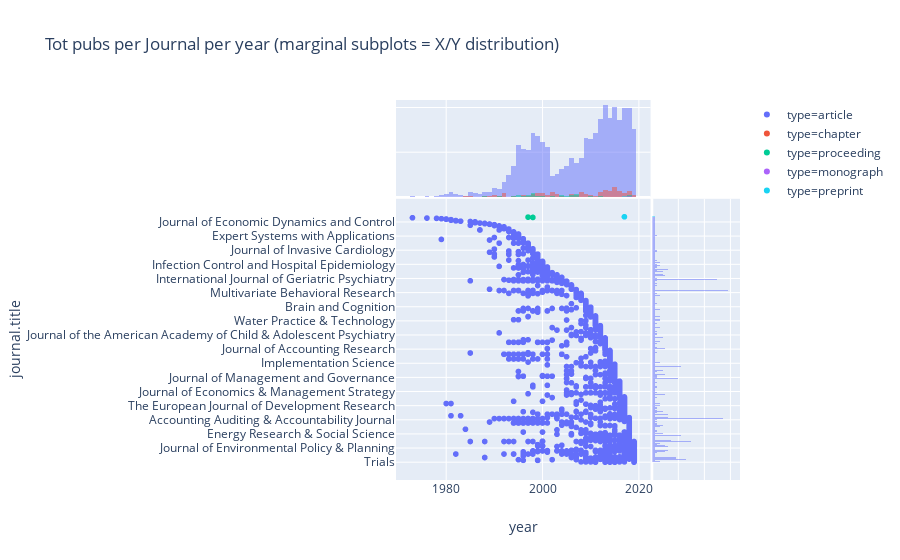

The cell this chart's notebook holds for it:
### Markdown cell above
## More details: distributions of pubs per Journals, Years and Type

### Code cell
px.scatter(df, x="year", y="journal.title", color="type", marginal_x="histogram", marginal_y="histogram", height=900, title="Tot pubs per Journal per year (marginal subplots = X/Y distribution)")

### Figure 1 — Plotly figure (JSON) as saved in the notebook; plotly's stock layout.template omitted (floating-point values rounded to 4 significant figures; data arrays with more than 128 entries replaced by an {"elided": "..."} marker saying what was removed)
{"data": [{"hoverlabel": {"namelength": 0}, "hovertemplate": "type=article<br>year=%{x}<br>journal.title=%{y}", "legendgroup": "type=article", "marker": {"color": "#636efa", "symbol": "circle"}, "mode": "markers", "name": "type=article", "showlegend": true, "type": "scattergl", "uid": "778d183a-7f0f-44f5-8783-ef6cee20dd83", "x": {"elided": "1740 int values"}, "xaxis": "x", "y": {"elided": "1740 str values"}, "yaxis": "y"}, {"alignmentgroup": "True", "bingroup": "x", "hoverlabel": {"namelength": 0}, "hovertemplate": "type=article<br>year=%{x}<br>count=%{y}", "legendgroup": "type=article", "marker": {"color": "#636efa"}, "name": "type=article", "offsetgroup": "type=article", "opacity": 0.5, "showlegend": false, "type": "histogram", "uid": "0cf266ca-2b1b-457c-8b66-5802e950a276", "x": {"elided": "1740 int values"}, "xaxis": "x", "yaxis": "y2"}, {"alignmentgroup": "True", "bingroup": "y", "hoverlabel": {"namelength": 0}, "hovertemplate": "type=article<br>journal.title=%{y}<br>count=%{x}", "legendgroup": "type=article", "marker": {"color": "#636efa"}, "name": "type=article", "offsetgroup": "type=article", "opacity": 0.5, "showlegend": false, "type": "histogram", "uid": "9de08feb-8893-4d52-906c-135c8a35a4c4", "xaxis": "x2", "y": {"elided": "1740 str values"}, "yaxis": "y"}, {"hoverlabel": {"namelength": 0}, "hovertemplate": "type=chapter<br>year=%{x}<br>journal.title=%{y}", "legendgroup": "type=chapter", "marker": {"color": "#EF553B", "symbol": "circle"}, "mode": "markers", "name": "type=chapter", "showlegend": true, "type": "scattergl", "uid": "ccf32f5f-4ccf-40d5-b828-94da20b0e2be", "x": [2019, 2019, 2018, 2018, 2018, 2018, 2018, 2018, 2018, 2017, 2017, 2017, 2017, 2016, 2016, 2016, 2016, 2016, 2016, 2016, 2015, 2015, 2015, 2015, 2015, 2015, 2015, 2015, 2015, 2015, 2015, 2014, 2014, 2014, 2014, 2014, 2014, 2014, 2013, 2013, 2013, 2013, 2013, 2013, 2013, 2013, 2012, 2012, 2012, 2012, 2012, 2012, 2011, 2010, 2010, 2009, 2009, 2009, 2008, 2008, 2008, 2008, 2008, 2007, 2007, 2006, 2006, 2006, 2004, 2003, 2003, 2003, 2002, 2002, 2002, 2002, 2002, 2001, 2001, 2000, 2000, 2000, 2000, 1999, 1999, 1999, 1999, 1998, 1998, 1998, 1997, 1996, 1996, 1994, 1992, 1992, 1992, 1992, 1991, 1990, 1990, 1989, 1988, 1985, 1984], "xaxis": "x", "y": [null, null, null, null, null, null, null, null, null, null, null, null, null, null, null, null, null, null, null, null, null, null, null, null, null, null, null, null, null, null, null, null, null, null, null, null, null, null, null, null, null, null, null, null, null, null, null, null, null, null, null, null, null, null, null, null, null, null, null, null, null, null, null, null, null, null, null, null, null, null, null, null, null, null, null, null, null, null, null, null, null, null, null, null, null, null, null, null, null, null, null, null, null, null, null, null, null, null, null, null, null, null, null, null, null], "yaxis": "y"}, {"alignmentgroup": "True", "bingroup": "x", "hoverlabel": {"namelength": 0}, "hovertemplate": "type=chapter<br>year=%{x}<br>count=%{y}", "legendgroup": "type=chapter", "marker": {"color": "#EF553B"}, "name": "type=chapter", "offsetgroup": "type=chapter", "opacity": 0.5, "showlegend": false, "type": "histogram", "uid": "415190b0-bee6-4d76-8f9d-880cc83b5acb", "x": [2019, 2019, 2018, 2018, 2018, 2018, 2018, 2018, 2018, 2017, 2017, 2017, 2017, 2016, 2016, 2016, 2016, 2016, 2016, 2016, 2015, 2015, 2015, 2015, 2015, 2015, 2015, 2015, 2015, 2015, 2015, 2014, 2014, 2014, 2014, 2014, 2014, 2014, 2013, 2013, 2013, 2013, 2013, 2013, 2013, 2013, 2012, 2012, 2012, 2012, 2012, 2012, 2011, 2010, 2010, 2009, 2009, 2009, 2008, 2008, 2008, 2008, 2008, 2007, 2007, 2006, 2006, 2006, 2004, 2003, 2003, 2003, 2002, 2002, 2002, 2002, 2002, 2001, 2001, 2000, 2000, 2000, 2000, 1999, 1999, 1999, 1999, 1998, 1998, 1998, 1997, 1996, 1996, 1994, 1992, 1992, 1992, 1992, 1991, 1990, 1990, 1989, 1988, 1985, 1984], "xaxis": "x", "yaxis": "y2"}, {"alignmentgroup": "True", "bingroup": "y", "hoverlabel": {"namelength": 0}, "hovertemplate": "type=chapter<br>journal.title=%{y}<br>count=%{x}", "legendgroup": "type=chapter", "marker": {"color": "#EF553B"}, "name": "type=chapter", "offsetgroup": "type=chapter", "opacity": 0.5, "showlegend": false, "type": "histogram", "uid": "7b9fb6a9-e2a5-4942-bcda-eeab8af160f3", "xaxis": "x2", "y": [null, null, null, null, null, null, null, null, null, null, null, null, null, null, null, null, null, null, null, null, null, null, null, null, null, null, null, null, null, null, null, null, null, null, null, null, null, null, null, null, null, null, null, null, null, null, null, null, null, null, null, null, null, null, null, null, null, null, null, null, null, null, null, null, null, null, null, null, null, null, null, null, null, null, null, null, null, null, null, null, null, null, null, null, null, null, null, null, null, null, null, null, null, null, null, null, null, null, null, null, null, null, null, null, null], "yaxis": "y"}, {"hoverlabel": {"namelength": 0}, "hovertemplate": "type=proceeding<br>year=%{x}<br>journal.title=%{y}", "legendgroup": "type=proceeding", "marker": {"color": "#00cc96", "symbol": "circle"}, "mode": "markers", "name": "type=proceeding", "showlegend": true, "type": "scattergl", "uid": "be115ee9-31e9-49c9-981e-7eb999069908", "x": [2018, 2018, 2012, 2010, 2007, 2007, 2007, 2006, 2006, 2005, 2004, 2004, 2002, 2000, 1999, 1998, 1998, 1998, 1998, 1997, 1997, 1996, 1995, 1995, 1994, 1991, 1988], "xaxis": "x", "y": [null, null, null, null, null, null, null, null, null, null, null, null, null, null, null, "2015 IEEE 39th Annual Computer Software and Applications Conference", null, null, null, null, "2010 Annual International Conference of the IEEE Engineering in Medicine and Biology", null, null, null, null, null, null], "yaxis": "y"}, {"alignmentgroup": "True", "bingroup": "x", "hoverlabel": {"namelength": 0}, "hovertemplate": "type=proceeding<br>year=%{x}<br>count=%{y}", "legendgroup": "type=proceeding", "marker": {"color": "#00cc96"}, "name": "type=proceeding", "offsetgroup": "type=proceeding", "opacity": 0.5, "showlegend": false, "type": "histogram", "uid": "962067a4-57e0-4104-b856-a0a4a06b30fc", "x": [2018, 2018, 2012, 2010, 2007, 2007, 2007, 2006, 2006, 2005, 2004, 2004, 2002, 2000, 1999, 1998, 1998, 1998, 1998, 1997, 1997, 1996, 1995, 1995, 1994, 1991, 1988], "xaxis": "x", "yaxis": "y2"}, {"alignmentgroup": "True", "bingroup": "y", "hoverlabel": {"namelength": 0}, "hovertemplate": "type=proceeding<br>journal.title=%{y}<br>count=%{x}", "legendgroup": "type=proceeding", "marker": {"color": "#00cc96"}, "name": "type=proceeding", "offsetgroup": "type=proceeding", "opacity": 0.5, "showlegend": false, "type": "histogram", "uid": "835074a8-751d-4ed9-b656-d61b60fc3772", "xaxis": "x2", "y": [null, null, null, null, null, null, null, null, null, null, null, null, null, null, null, "2015 IEEE 39th Annual Computer Software and Applications Conference", null, null, null, null, "2010 Annual International Conference of the IEEE Engineering in Medicine and Biology", null, null, null, null, null, null], "yaxis": "y"}, {"hoverlabel": {"namelength": 0}, "hovertemplate": "type=monograph<br>year=%{x}<br>journal.title=%{y}", "legendgroup": "type=monograph", "marker": {"color": "#ab63fa", "symbol": "circle"}, "mode": "markers", "name": "type=monograph", "showlegend": true, "type": "scattergl", "uid": "e085d9ef-dbb4-4ba0-97fd-ca436876563e", "x": [2018], "xaxis": "x", "y": [null], "yaxis": "y"}, {"alignmentgroup": "True", "bingroup": "x", "hoverlabel": {"namelength": 0}, "hovertemplate": "type=monograph<br>year=%{x}<br>count=%{y}", "legendgroup": "type=monograph", "marker": {"color": "#ab63fa"}, "name": "type=monograph", "offsetgroup": "type=monograph", "opacity": 0.5, "showlegend": false, "type": "histogram", "uid": "3d0cc870-de33-4653-b834-0854d839ecea", "x": [2018], "xaxis": "x", "yaxis": "y2"}, {"alignmentgroup": "True", "bingroup": "y", "hoverlabel": {"namelength": 0}, "hovertemplate": "type=monograph<br>journal.title=%{y}<br>count=%{x}", "legendgroup": "type=monograph", "marker": {"color": "#ab63fa"}, "name": "type=monograph", "offsetgroup": "type=monograph", "opacity": 0.5, "showlegend": false, "type": "histogram", "uid": "5b4d8c29-d485-452d-9d02-086fd33efc7e", "xaxis": "x2", "y": [null], "yaxis": "y"}, {"hoverlabel": {"namelength": 0}, "hovertemplate": "type=preprint<br>year=%{x}<br>journal.title=%{y}", "legendgroup": "type=preprint", "marker": {"color": "#19d3f3", "symbol": "circle"}, "mode": "markers", "name": "type=preprint", "showlegend": true, "type": "scattergl", "uid": "734dd550-a004-4a51-b016-f79fb5c7b5cf", "x": [2017], "xaxis": "x", "y": ["bioRxiv"], "yaxis": "y"}, {"alignmentgroup": "True", "bingroup": "x", "hoverlabel": {"namelength": 0}, "hovertemplate": "type=preprint<br>year=%{x}<br>count=%{y}", "legendgroup": "type=preprint", "marker": {"color": "#19d3f3"}, "name": "type=preprint", "offsetgroup": "type=preprint", "opacity": 0.5, "showlegend": false, "type": "histogram", "uid": "4f74123c-2a72-443f-b22a-faa980017326", "x": [2017], "xaxis": "x", "yaxis": "y2"}, {"alignmentgroup": "True", "bingroup": "y", "hoverlabel": {"namelength": 0}, "hovertemplate": "type=preprint<br>journal.title=%{y}<br>count=%{x}", "legendgroup": "type=preprint", "marker": {"color": "#19d3f3"}, "name": "type=preprint", "offsetgroup": "type=preprint", "opacity": 0.5, "showlegend": false, "type": "histogram", "uid": "9723b26b-c723-4f3a-a04e-d73126c0e48e", "xaxis": "x2", "y": ["bioRxiv"], "yaxis": "y"}], "layout": {"autosize": true, "barmode": "overlay", "legend": {"tracegroupgap": 0}, "title": {"text": "Tot pubs per Journal per year (marginal subplots = X/Y distribution)"}, "xaxis": {"autorange": true, "domain": [0, 0.74], "range": [1970.0, 2022.0], "showgrid": true, "title": {"text": "year"}, "type": "linear"}, "xaxis2": {"autorange": true, "domain": [0.745, 1], "range": [0, 33.68], "showticklabels": false}, "yaxis": {"autorange": true, "domain": [0, 0.74], "range": [-50.35, 832.3], "showgrid": true, "title": {"text": "journal.title"}, "type": "category"}, "yaxis2": {"autorange": true, "domain": [0.745, 1], "range": [0, 108.4], "showticklabels": false}}}
